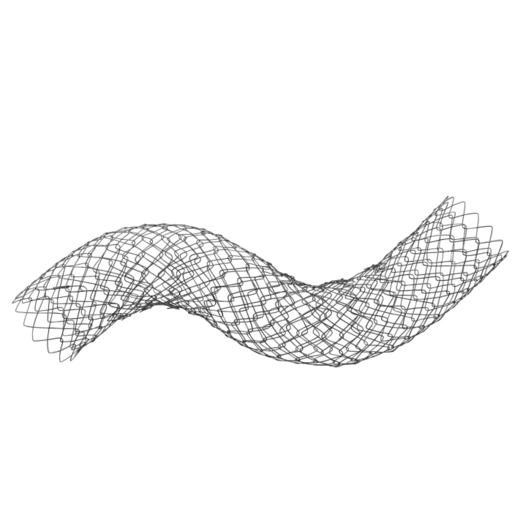
#> input picture data/dataset/validation_set/academics-1.png, 512 x 512 px; its folder holds only this picture in this run
$ python contrast_adjustment.py
#> lines starting #> are read from the running program, lines starting #| are printed output that depends on the picture
"""
Contrast adjustment
Author: Pinglei He

The noisy images and the base images do not have the same color contrast because the normalization step during the
conversion from raw format to png format is done after image normalization. Here we create base images with the same
contrast as the noisy images, so that the base images and noisy images have the same mean.
"""

import numpy as np
from PIL import Image
import os

base_path = "../dataset/validation_set"
files = os.listdir(base_path)

for file in files:
    if not file.endswith(".png"):
        continue
    im = Image.open(os.path.join(base_path, file))
#> im is the input picture: PIL image 512x512 L; min 41, max 255, mean 245.4
    im = np.array(im, dtype="float")
#> im: shape (512, 512) float64
    im = im / 3 + 15802.056997617085
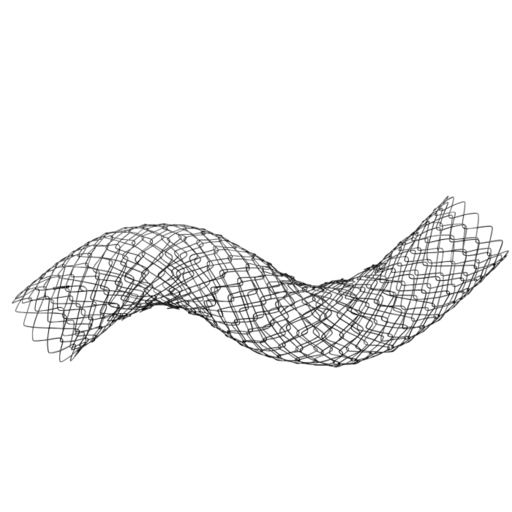
#> im: shape (512, 512) float64; min 15815.7, max 15887.1, mean 15883.9; drawn with min black and max white
    im = Image.fromarray(im.astype(np.uint16))
#> im: PIL image 512x512 I;16
    im.save(f"../dataset/validation_set_contrast_adjusted/{file}")
